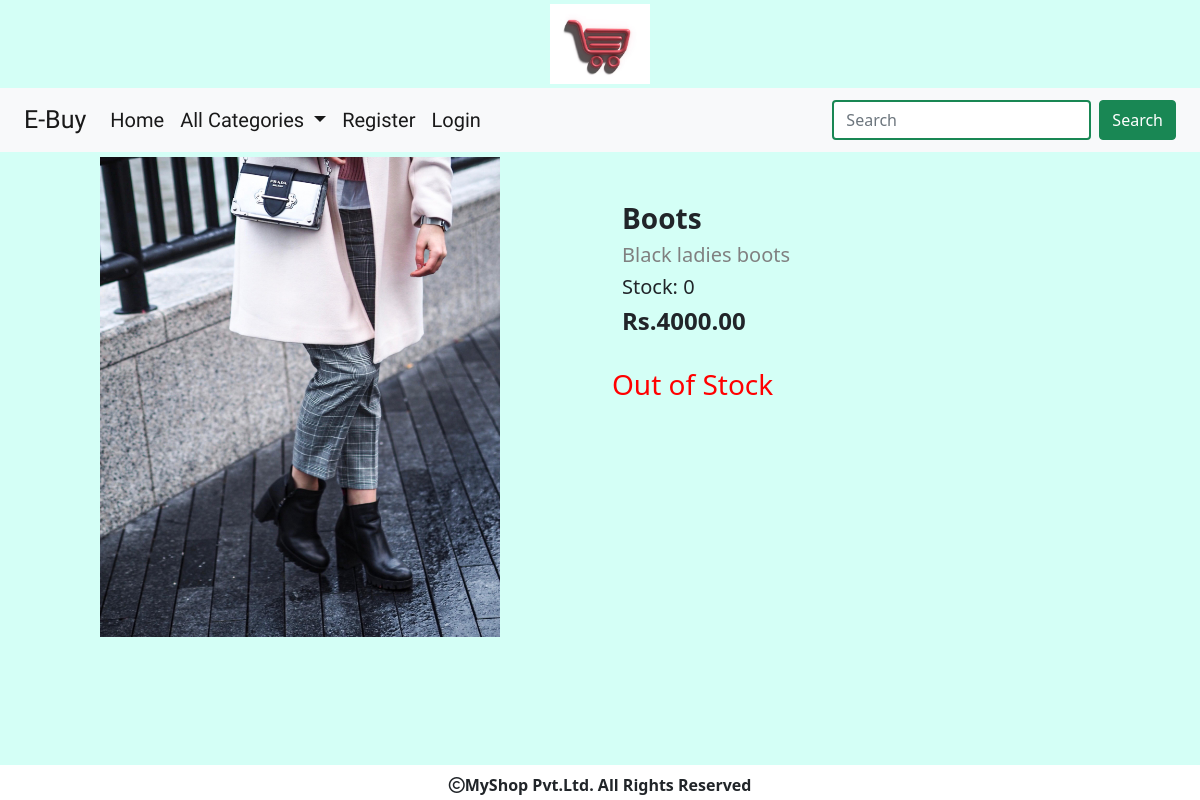
The page /prodet/10 on the database its author committed.
### Shop/models.py (models this page shows)
class product(models.Model):
    name= models.CharField(max_length=20)
    category = models.ForeignKey(category, on_delete=models.CASCADE)
    image = models.ImageField(upload_to='Shop/products', blank=True, null=True)
    description= models.TextField()
    price = models.DecimalField(max_digits=10,decimal_places=2)
    stock = models.IntegerField()
    availability = models.BooleanField(default=True)
    created = models.DateTimeField(auto_now_add=True)
    updated = models.DateTimeField(auto_now=True)

### Shop/views.py (the view)
# urls.py: path("prodet/<d>",views.productdetails,name="productdetails"),
def productdetails(request,d):
    p = product.objects.get(id=d)
    return render(request, 'productdetails.html', {"allpro1":p})

### Cart/context_processors.py (called while the page is built, shortened)
def productcount(request):
    item_count=0
    return{'count':item_count}

### Shop/context_processors.py (called while the page is built)
def menu_links(request):
    c = category.objects.all()
    return{'links':c}

### Template/productdetails.html (shortened to what this page needs)
{% extends 'base.html' %}
{% load static %}
{% block content %}
{% if allpro1 %}
<div class="container-fluid" style="margin-bottom:50px">
    <div class="row">
        <div class="col-sm-6" style="height:500px">
            <center>
                <img src="{{allpro1.image.url}}" style="height:480px;width:400px;margin-top:5px">
            </center>
        </div>
        <div class="col-sm-6">
            <h3 style="margin-top:50px;margin-left:10px"><b>{{allpro1.name}}</b></h3>
            <h5 style="margin-left:10px;color:gray">{{allpro1.description}}</h5>
            <h5 style="margin-left:10px;">Stock: {{allpro1.stock}}</h5>
            <h4 style="margin-left:10px"><b>Rs.{{allpro1.price}}</b></h4><br>
            {% if user.is_superuser == False %}
            {% if allpro1.stock <= 0 %}
            <h3 style="color:red">Out of Stock</h3>
            {% else %}
            <a href="{% url 'Cart:addtocart' allpro1.name %}" class="btn btn-danger pt-2" style="height:55px;width:200px;font-size:20px"><i class="fa-solid fa-cart-shopping"></i>
                ADD TO CART</a>
            {% endif %}
            {% endif %}
        </div>
    </div>
</div>
{% endif %}
{% endblock %}

### Static/css/b1.css (style rules this page uses)
body { background-color:#d4fff6; }

### rows shown on the page
product: image (picture), name "Boots", description "Black ladies boots", stock "0", price "4000.00"
